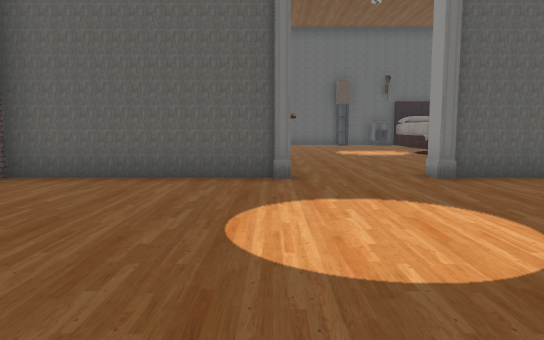
View 1 (above)

17 first-person views from a walk through a 3-D level made in the Unity game engine. The camera is 1.2 m above the floor, tilts 6° down and sees 70° across. Doors are open. The floor is counted in squares, 1.5 m on a side. Each view is taken from the middle of a square. On the plan, view 1 faces up. The plan holds only what a view shows up to about 12 squares ahead; the rest is blank. The place goes on beyond the plan. The player is left out. Some animated figures are left out. Some surface patterns are stand-ins.

View 2
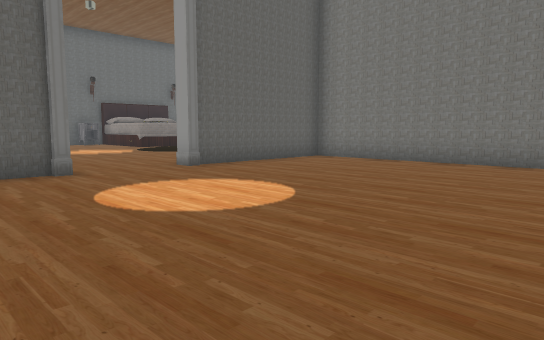

View 3
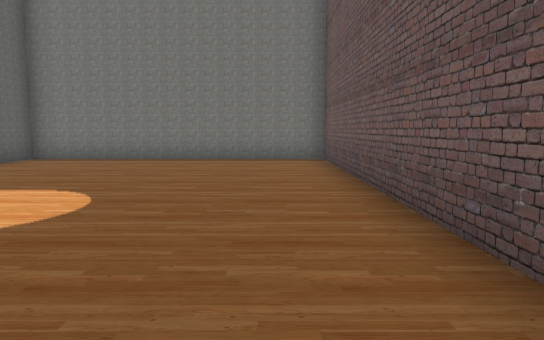

View 4
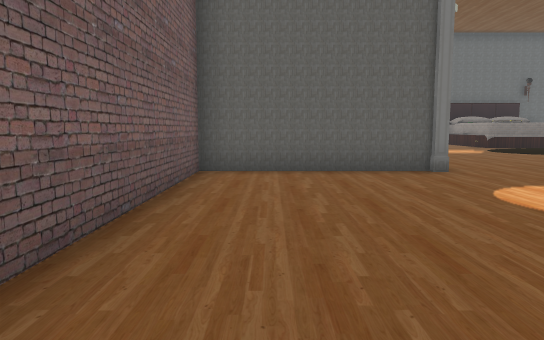

View 5
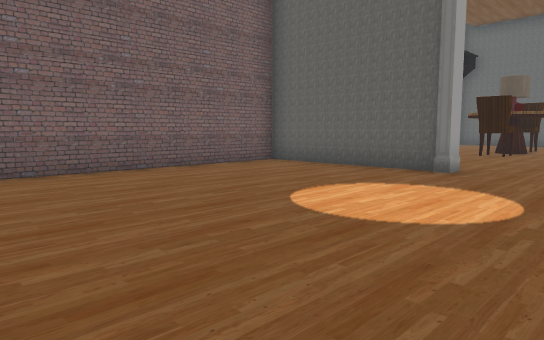

View 6
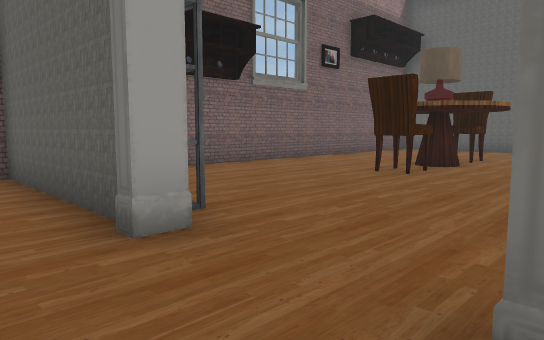

View 7
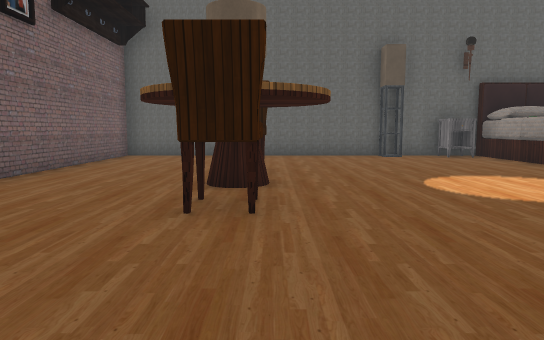

View 8
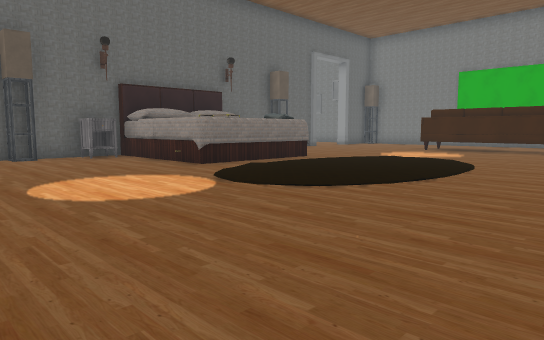

View 9
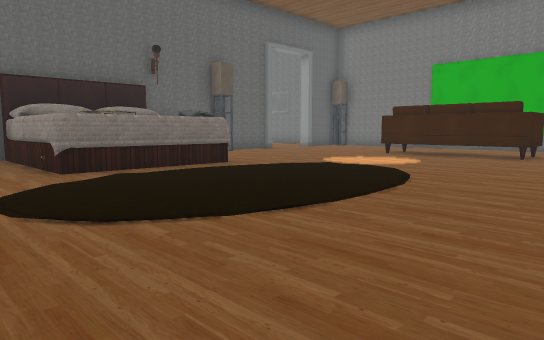

View 10
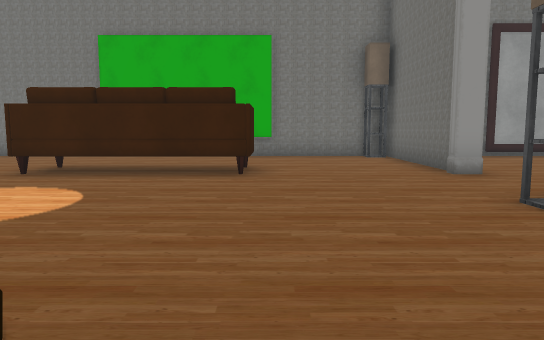

View 11
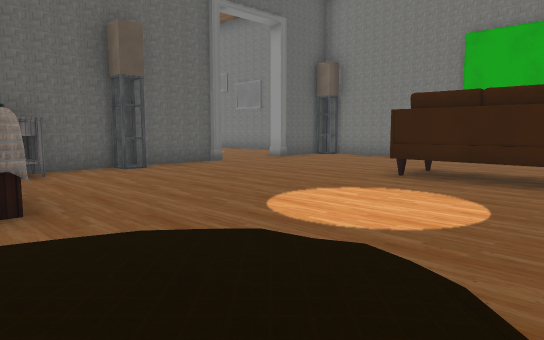

View 12
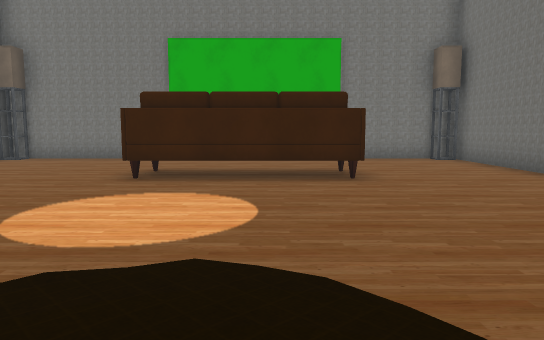

View 13
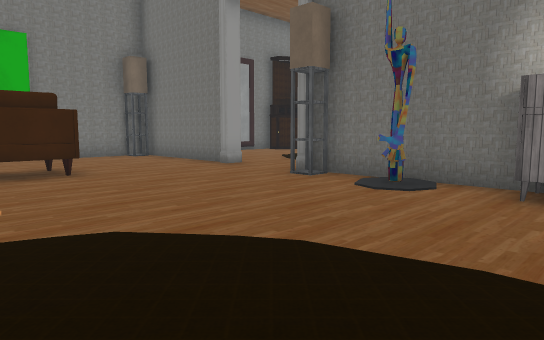

View 14
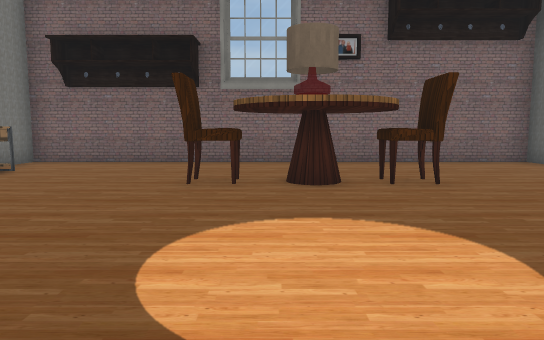

View 15
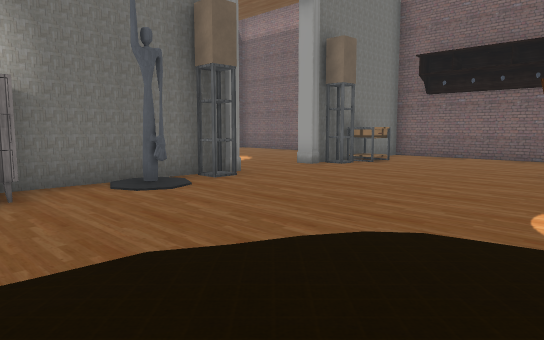

View 16
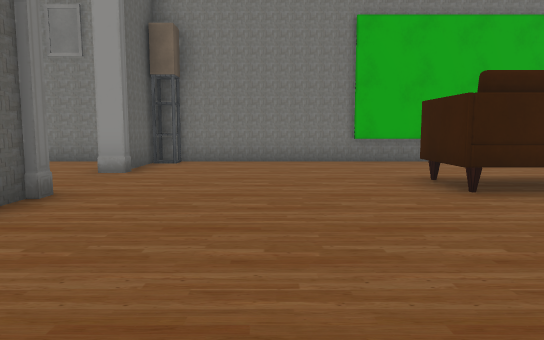

View 17
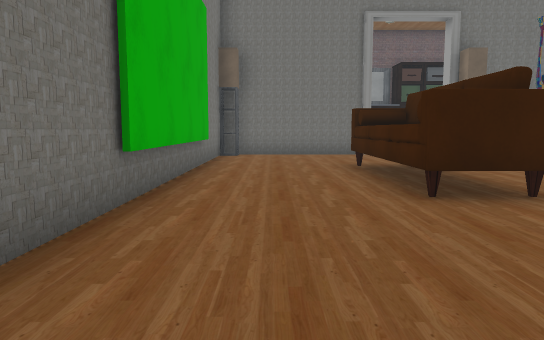

### Floor plan
Key: @ floor where view 1 was taken; # wall or solid block; . floor; ^ raised ledge; T table; C chair; M mirror; R dresser; O other object.
Columns run from 5 left of view 1 to 21 right of it. Each row starts with its distance up from view 1.
 23                           #
 22                         ..#
 21                       ....#
 20 ########## #    #   #...###
 19 #... .....OOOOOOO........##
 18 #..........O OOO..........#
 17 #..........OOOOO..........#
 16 #..........OOOOO..........#
 15 #...CC....................#
 14 #...TT...............OO...#
 13 #....................OO...#
 12 #...CC...............OO...#
 11 #....................OO...#
 10 #.........................#
  9 #.........................#
  8 #.........................#
  7 #.#T##..##O.RRR.O ^......##
  6 ###.....######  ## ..####
  5 #........... #      ....
  4 #........... #       .....#
  3 #........... #          ..M
  2 #...........#            .#
  1 #...........#
  0 #....@......#
 -1   ..........##
 -2     #########

Where each view was taken, in squares from view 1:
view 1: 0 up, 0 right, facing up
view 2: 1 down, 2 left, facing up-right
view 3: 0 up, 3 left, facing right
view 4: 1 down, 3 left, facing up
view 5: 1 down, 3 right, facing up-left
view 6: 5 up, 3 right, facing up-left
view 7: 8 up, 0 right, facing up
view 8: 8 up, 1 right, facing up-right
view 9: 8 up, 4 right, facing up-right
view 10: 10 up, 9 right, facing right
view 11: 11 up, 9 right, facing up-right
view 12: 12 up, 9 right, facing right
view 13: 13 up, 8 right, facing down-right
view 14: 13 up, 6 right, facing left
view 15: 13 up, 8 right, facing down-left
view 16: 17 up, 11 right, facing right
view 17: 19 up, 19 right, facing down
